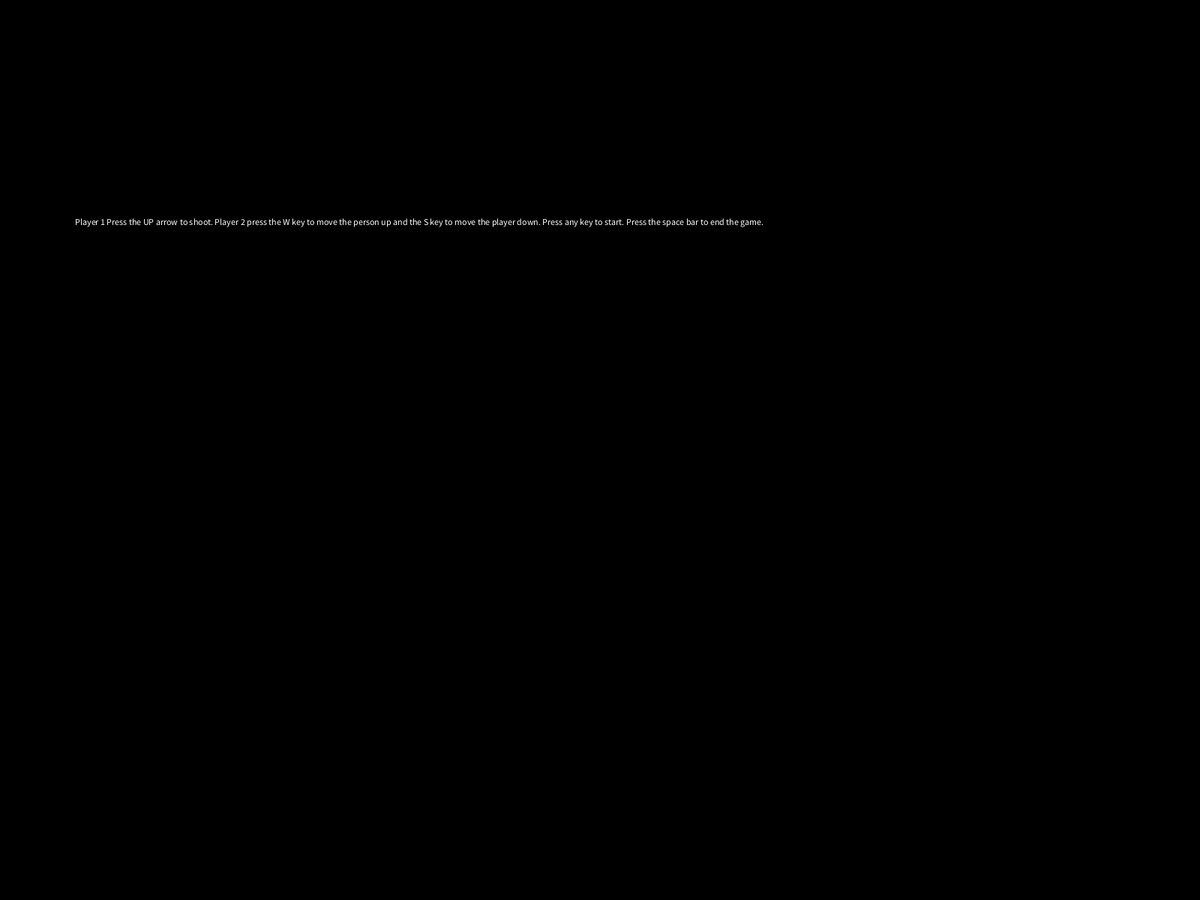
Frame 1 (no input)
Frame 60 (the mouse pressed at the canvas centre just before this capture): identical to frame 1, image omitted
Frame 120 (the mouse held since frame 60 and released just before this capture): identical to frame 1, image omitted

The Processing sketch that drew this single still picture (run headless with seeded random() and noise(); from frame 60 on, the mouse is pressed at the canvas centre):

// Processing sketch: Paintball
// ── Paintball.pde
//declaring ArrayList of Ball objects
ArrayList<Ball> balls;
ArrayList<Person> person;

int gameState = 0;
boolean visible = true;

int b = 300;
int vb = 0;
int a = 1000;
int va = 0;
int aaa = 20;
int aa = 400;
int count = 0;

void setup()
{
  fullScreen();
  //size(1200, 400);
  //creating new list
  balls = new ArrayList<Ball>();
  person = new ArrayList<Person>();
  
  /*
  //adding ball objects to list
  for (int i=0; i<10; i++)
  {
    Ball b = new Ball(100, 200, random (-3, 3), random(-3, 3));
    balls.add(b);
  }
  */
  
}

void draw()
{
  if (gameState ==0)
    drawStart();
  else if (gameState == 1)
    drawGame();
  else
    drawEnd();
}

void drawStart()
{
  background(0);
  fill(255);
  text("Player 1 Press the UP arrow to shoot. Player 2 press the W key to move the person up and the S key to move the player down. Press any key to start. Press the space bar to end the game. ", 100, 300);
}

void drawEnd()
{
  background(0);
  fill(255);
  text("THE FRIKIN END", 600, 600);
}

void drawGame()
{
  background(0);
  fill(#BC8937);
  
  //gun
  stroke(#BC8937);
  rect(0, 400, 100, 50);
  rect(0, 450, 25, 75);
  fill(#FFE798);
  
  fill(255);
 
  
  
 //person 
 if (visible)
 {
  stroke(#FFE798); 
  fill(#FFE798);
  ellipse(1000, b, 35, 35);
  line(a, b, a, b+50);
  line(a, b+50, a+10, b+60);
  line(a, b+50, a-10, b+60);
  line(a, b+35, a+10, b+20);
  line(a, b+35, a-10, b+20);
  stroke(0);
 }
  
  b = b+vb;
  
  if (a<25 || a>width-25)
    va = -va;
  if (b<25 || b>height-25)
    vb = -vb;
  
  //display all the balls in the list
  for (Ball b : balls)
    b.display();
    
  textAlign(CENTER);
  fill(255);
 
 for (Ball ball : balls)
 {
   if (dist(1000, b, ball.x, ball.y) < 25 + 35/2)
   {
     //visible = false;
     count++;
     b = (int)random(0, height);
   }
 }
 


  text("count: " + count, 100, 100);
  
 
 
}

void keyPressed()
{
  if (keyCode == UP)
    balls.add(new Ball(100, 425, random(9,9), random(-3,3)));
  else if (keyCode == DOWN && balls.size () > 0)
    balls.remove(0);
  
  if (key == 'w')
    vb = -2; 
  
  if (key == 's')
    vb = 2;
  
  
  if (gameState == 0)
  {
    gameState = 1;
  }
}

void keyReleased()
{
  if (key == 'w'){
    vb = 0;
  }
  
  if (key == 's'){
  vb = 0;
  }

}
    
// ── Ball_Class.pde
class Ball
{
  float x; 
  float y;
  float vx;
  float vy;
  int c; 
  
  Ball(float xIn, float yIn, float vxIn, float vyIn)
  {
    x = xIn;
    y = yIn; 
    vx = vxIn; 
    vy = vyIn;
    
    float temp = random(0, 1);
    if (temp < .333)
      c = color(0, 0, 255);
    else if (temp < .667)
      c = color(0, 255, 0);
    else
      c = color(255, 0, 0);
    
  }
  
  
  void display()
  {
    fill(c);
    ellipse(x, y, 50, 50);
    
    x += vx;
    y += vy;
    
    
  }
} // class Ball
// ── Person_Class.pde
class Person
{
  int a;
  int b; 
  int va;
  int vb;

  Person(int aIn, int bIn, int vaIn, int vbIn)
  {
    a = aIn;
    b = bIn; 
    va = vaIn; 
    vb = vbIn;
    
    stroke(#FFE798); 
    line(a, b, a, b+50);
    line(a, b+50, a+10, b+60);
    line(a, b+50, a-10, b+60);
    line(a, b+35, a+10, b+20);
    line(a, b+35, a-10, b+20);
    stroke(0);
  }
  

  
} // class Person
